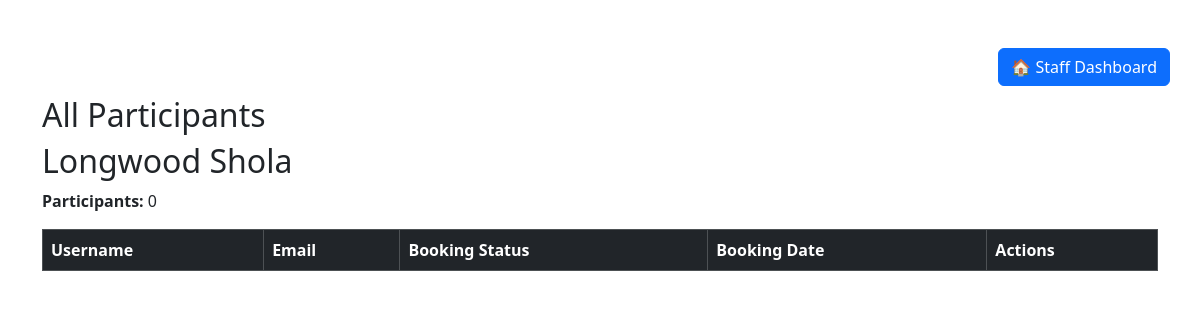
The page /view_participants/3 (signed in) on the database as committed earlier.
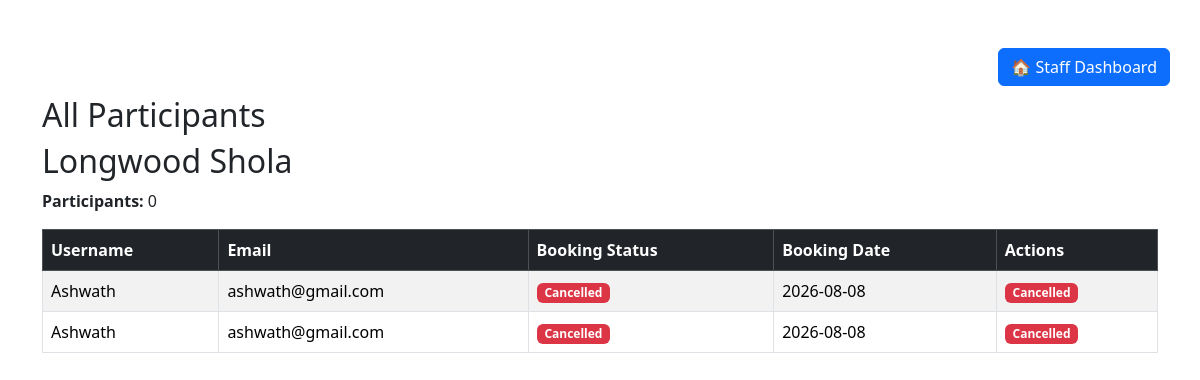
The same page on the database as committed later.
### models.py (models this page shows)
class Booking(db.Model):
    id = db.Column(db.Integer, primary_key=True)
    user_id = db.Column(db.Integer , db.ForeignKey("user.id"), nullable=False)
    trek_id = db.Column(db.Integer , db.ForeignKey("trek.id"), nullable=False)
    booking_date = db.Column(db.Date, nullable=False)
    status = db.Column(db.String(20), nullable=False, default="Booked")
    user = db.relationship("User", backref="bookings")
    trek = db.relationship("Trek", backref="bookings")

class User(db.Model):
    id = db.Column(db.Integer, primary_key=True)
    username =db.Column(db.String(100), nullable=False)
    email = db.Column(db.String(120), unique=True, nullable=False)
    password = db.Column(db.String(255), nullable=False)
    role = db.Column(db.String(20), nullable=False)
    status = db.Column(db.String(20), nullable=False ,default="ACTIVE")
    staff_profile = db.relationship("StaffProfile", backref="user" ,uselist=False)

### app.py (the view)
@app.route("/view_participants/<int:trek_id>")
def view_participants(trek_id):
    if "user_id" not in session:
        return redirect("/login")
    if session["role"] != "Staff":
            return "Access Denied!"
    staff = StaffProfile.query.filter_by(
    user_id=session["user_id"]).first()
    trek = Trek.query.get_or_404(trek_id)
    if trek.assigned_staff_id != staff.id:
        return "Access Denied!"
    bookings = Booking.query.filter_by(trek_id=trek.id).all()
    participant_count = Booking.query.filter_by(trek_id=trek.id,status="Booked").count()
    return render_template("view_participants.html",trek=trek,bookings=bookings,participant_count=participant_count)

### templates/view_participants.html (shortened to what this page needs)
<!DOCTYPE html>
<html lang="en">
<head>
    <link href="https://cdn.jsdelivr.net/npm/bootstrap@5.3.3/dist/css/bootstrap.min.css"
    rel="stylesheet">
</head>
<body>
    <div class="container mt-5 position-relative">
        <a href="/staff_dashboard" class="btn btn-primary position-absolute top-0 end-0">
            🏠 Staff Dashboard
        </a>
        <div class="pt-5">
            <h2 class="text-centre">All Participants</h2>
            <h2>{{ trek.trek_name }}</h2>
                <p>
                    <strong>Participants:</strong>
                    {{ participant_count }}
                </p>
            <table class="table table-bordered table-striped table-hover">
                <thead class="table-dark">
                    <tr>
                        <th>Username</th>
                        <th>Email</th>
                        <th>Booking Status</th>
                        <th>Booking Date</th>
                        <th>Actions</th>
                    </tr>
                </thead>
                <tbody>
                    {% for booking in bookings %}
                    <tr>
                        <td>{{ booking.user.username }}</td>
                        <td>{{ booking.user.email }}</td>
                        <td>
                                {% if booking.status == "Booked" %}
                                <span class="badge bg-success">
                                    Booked
                                </span>
                                {% elif booking.status == "Cancelled" %}
                                <span class="badge bg-danger">
                                    Cancelled
                                </span>
                                {% else %}
                                <span class="badge bg-secondary">
                                    {{ booking.status }}
                                </span>
                                {% endif %}
                            </td>
                        <td>{{ booking.booking_date }}</td>
                            <td>
                                {% if booking.status == "Booked" %}
                                <a href="/update_booking_status/{{ booking.id }}"
                                class="btn btn-success btn-sm">
                                    Mark Completed
                                </a>
                                {% elif booking.status == "Completed" %}
                                <span class="badge bg-success">
                                    Completed
                                </span>
                                {% elif booking.status == "Cancelled" %}
                                <span class="badge bg-danger">
                                    Cancelled
                                </span>
                                {% endif %}
                            </td>
                    </tr>
                    {% endfor %}
                </tbody>
            </table>
        </div>
    </div>
</body>
</html>

Rows that differ between the two databases and show on the page:
added Booking: user.username "Ashwath", user.email "ashwath@gmail.com", status "Cancelled", booking_date "2026-08-08"
added Booking: user.username "Ashwath", user.email "ashwath@gmail.com", status "Cancelled", booking_date "2026-08-08"
